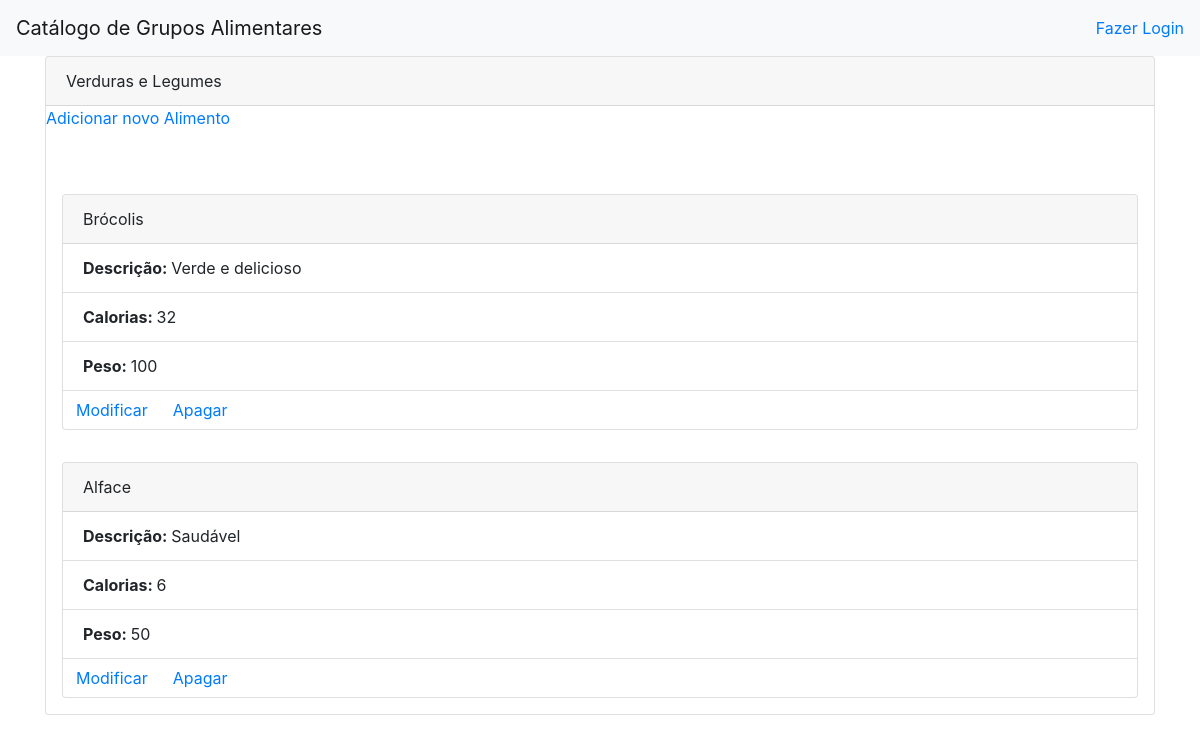
The app's page /grupo_alimentar/2/alimento/ with its own data.
### database_setup.py (models this page shows, shortened)
class GrupoAlimentar(Base):
    __tablename__ = 'grupo_alimentar'
    id = Column(Integer, primary_key=True)
    name = Column(String(250), nullable=False)
    addedby = Column(String(250))

class Alimento(Base):
    __tablename__ = 'alimento'
    name = Column(String(80), nullable=False)
    id = Column(Integer, primary_key=True)
    description = Column(String(250))
    calories = Column(String(8))
    weight = Column(String(8))
    food_group_id = Column(Integer, ForeignKey('grupo_alimentar.id'))
    grupo_alimentar = relationship(GrupoAlimentar)
    addedby = Column(String(250))

### project.py (the view)
@app.route('/grupo_alimentar/<int:food_group_id>/')
@app.route('/grupo_alimentar/<int:food_group_id>/alimento/')
def exibirAlimentos(food_group_id):
    grupo_alimentar = session.query(GrupoAlimentar).filter_by(
        id=food_group_id).one()
    items = session.query(Alimento).filter_by(
        food_group_id=food_group_id).all()
    return render_template('alimentos.html',
                           items=items,
                           grupo_alimentar=grupo_alimentar)

### templates/alimentos.html (shortened to what this page needs)
{% extends "base.html" %}
{% block content %}
<div class="card">
	<div class="card-header">
		{{ grupo_alimentar.name }}
	</div>
	{% if items !=[] %}
	<a href="{{url_for('criarAlimento', food_group_id=grupo_alimentar.id )}}">Adicionar novo Alimento</a>
	{% for i in items %}
	<div class="card m-3">
		<div class="card-header">
			{{ i.name }}
		</div>
		<ul class="list-group list-group-flush">
			<div class="list-group-item">
				<b><span>Descrição: </span></b><span>{{i.description}}</span>
			</div>
			<div class="list-group-item">
				<b><span>Calorias: </span></b><span>{{i.calories}}</span>
			</div>
			<div class="list-group-item">
				<b><span>Peso: </span></b><span>{{i.weight}}</span>
			</div>
		</ul>
		<div class="btn-group">
				<a class="btn" href="{{url_for('modificarAlimento', food_group_id=grupo_alimentar.id, food_id=i.id)}}">Modificar</a>
				<a class="btn" href="{{url_for('apagarAlimento', food_group_id=grupo_alimentar.id, food_id=i.id)}}">Apagar</a>
		</div>
	</div>
	{% endfor %}
	{% else %}
	<p> Nenhum alimento cadastrado. <p>
			<a href="{{url_for('criarAlimento', food_group_id=grupo_alimentar.id )}}">Adicionar novo Alimento</a>
			{% endif %}
</div>
{% endblock %}

### records on screen
GrupoAlimentar: name "Verduras e Legumes"
Alimento: name "Brócolis", description "Verde e delicioso", calories "32", weight "100"
Alimento: name "Alface", description "Saudável", calories "6", weight "50"
